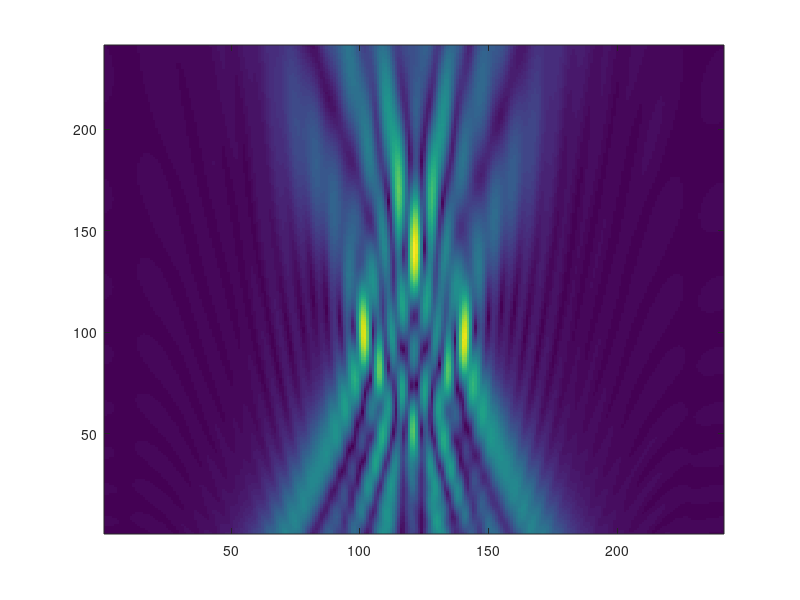

Write the MATLAB code that produced this figure. (Note: this script raises an error after producing the figure.)
clc;
clear all;
close all;

load('data_hw2.mat');
lam = 1; %wavelength
ss = 0.25; %sample spacing of x & y
apr = 30*lam; %aperture of 30 x lambda

[X,Y] = meshgrid(-apr:ss:apr);

r = sqrt((X).^2 + (Y+60).^2);
H =((1j.*lam.*r).^(-0.5)).*(exp(1j.*2.*pi.*r./lam));
[row, col] = find(isinf(H));
H(row, col) = 0;
Hconj = conj(H);
res = conv2(Hconj,g,'same');
figure();
imagesc(abs(res));
size(res)
axis xy;

k = get(gca, 'XTick'); % k ranges from [0, 242]
K = round((-30 + ((60/241).*k)),2); % New K from [-30, +30]  rounded to decimal places
xticklabels(K);
yticklabels(K);

title(['A     \lambda = ',num2str(lam), ' | Sample Spacing = ',num2str(ss), ' | Aperture = ',num2str(apr)]);
ylabel('\bf \lambda(y)');
xlabel('\bf \lambda(x)');